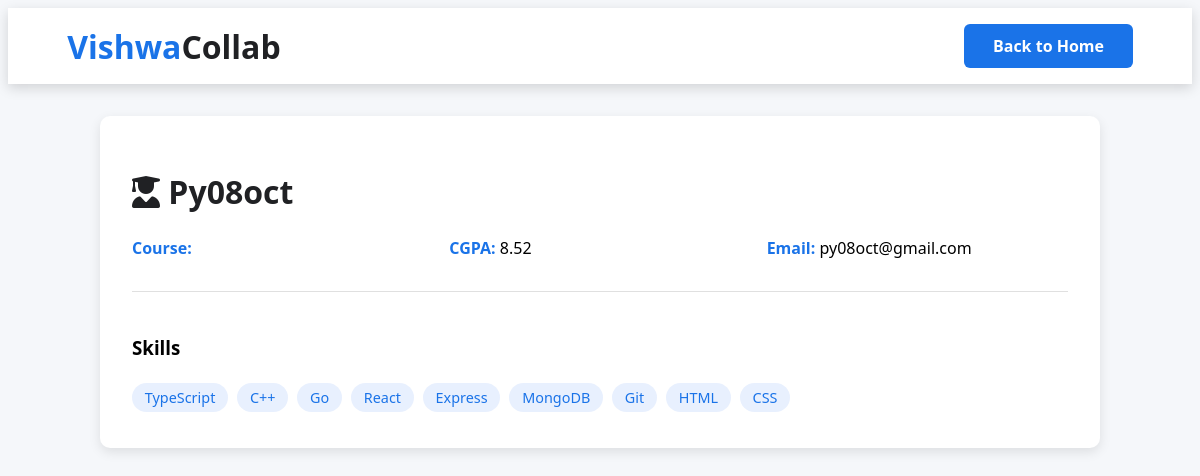
The app's page /student_profile.php?id=1 with its own data.
### tables this page shows
CREATE TABLE `students` (
  `id` int(11) NOT NULL AUTO_INCREMENT,
  `user_id` int(11) NOT NULL,
  `name` varchar(100) NOT NULL,
  `email` varchar(100) NOT NULL,
  `course` varchar(100) DEFAULT NULL,
  `skills` text DEFAULT NULL,
  `cgpa` decimal(3,2) DEFAULT NULL,
  `address` text DEFAULT NULL,
  `experience` text DEFAULT NULL,
  `education` varchar(255) DEFAULT NULL,
  `created_at` timestamp NOT NULL DEFAULT current_timestamp(),
  PRIMARY KEY (`id`),
  KEY `idx_user_id` (`user_id`),
  KEY `idx_email` (`email`),
  CONSTRAINT `students_ibfk_1` FOREIGN KEY (`user_id`) REFERENCES `users` (`id`) ON DELETE CASCADE
);

### student_profile.php (the view, shortened to what this page needs)
<?php
require_once 'db_connect.php';
$id = isset($_GET['id']) ? (int)$_GET['id'] : 0;
$student = null;
if ($id > 0 && isDatabaseAvailable()) {
    $stmt = $conn->prepare("SELECT * FROM students WHERE id = ? LIMIT 1");
    $stmt->bind_param("i", $id);
    $stmt->execute();
    $student = $stmt->get_result()->fetch_assoc();
}
?>
<!DOCTYPE html>
<html lang="en">
<head>
    <link rel="stylesheet" href="https://cdnjs.cloudflare.com/ajax/libs/font-awesome/6.4.0/css/all.min.css">
</head>
<body>
    <header style="background: white; box-shadow: 0 4px 12px rgba(0,0,0,0.15); padding: 1rem 5%;">
        <div style="display: flex; justify-content: space-between; align-items: center; max-width: 1400px; margin: 0 auto;">
            <a href="index.php" style="font-size: 2rem; color: #202124; text-decoration: none; font-weight: 700;"><span style="color: #1a73e8;">Vishwa</span>Collab</a>
            <nav>
                <a href="index.php" class="btn">Back to Home</a>
            </nav>
        </div>
    </header>
    <div class="profile-container">
        <?php if ($student): ?>
            <div class="profile-header">
                <h1><i class="fas fa-user-graduate"></i> <?php echo htmlspecialchars($student['name']); ?></h1>
                <div class="profile-info">
                    <div class="info-item"><strong>Course:</strong> <?php echo htmlspecialchars($student['course'] ?? 'Not specified'); ?></div>
                    <div class="info-item"><strong>CGPA:</strong> <?php echo htmlspecialchars($student['cgpa'] ?? 'Not specified'); ?></div>
                    <div class="info-item"><strong>Email:</strong> <?php echo htmlspecialchars($student['email'] ?? ''); ?></div>
                </div>
                <?php if (!empty($student['skills'])): ?>
                    <div class="skills-section">
                        <h3>Skills</h3>
                        <?php
                        $skills = explode(',', $student['skills']);
                        foreach ($skills as $skill):
                            $skill = trim($skill);
                            if (!empty($skill)):
                        ?>
                            <span class="skill-tag"><?php echo htmlspecialchars($skill); ?></span>
                        <?php
                            endif;
                        endforeach;
                        ?>
                    </div>
                <?php endif; ?>
            </div>
        <?php endif; ?>
    </div>
</body>
</html>

### student_profile.php (style rules this page uses)
body { background: #f5f7fa; font-family: 'Segoe UI', sans-serif; }
.profile-container { max-width: 1000px; margin: 2rem auto; padding: 0 1rem; }
.profile-header { background: white; border-radius: 10px; box-shadow: 0 4px 12px rgba(0,0,0,0.1); padding: 2rem; margin-bottom: 2rem; }
.profile-header h1 { color: #202124; margin-bottom: 1rem; }
.profile-info { display: grid; grid-template-columns: repeat(auto-fit, minmax(250px, 1fr)); gap: 1rem; margin-top: 1rem; }
.info-item { padding: 0.5rem 0; }
.info-item strong { color: #1a73e8; }
.skills-section { margin-top: 1.5rem; padding-top: 1.5rem; border-top: 1px solid #e0e0e0; }
.skill-tag { display: inline-block; background: #e8f0fe; color: #1a73e8; padding: 0.3rem 0.8rem; border-radius: 20px; font-size: 0.9rem; margin: 0.3rem 0.3rem 0.3rem 0; }
.btn { padding: 0.7rem 1.8rem; border-radius: 6px; font-weight: 600; text-decoration: none; display: inline-block; background: #1a73e8; color: white; }

### records on screen
students: name "Py08oct", cgpa "8.52", email "py08oct@gmail.com", skills "TypeScript", skills "C++", skills "Go", skills "React", skills "Express", skills "MongoDB", skills "Git", skills "HTML", skills "CSS"
